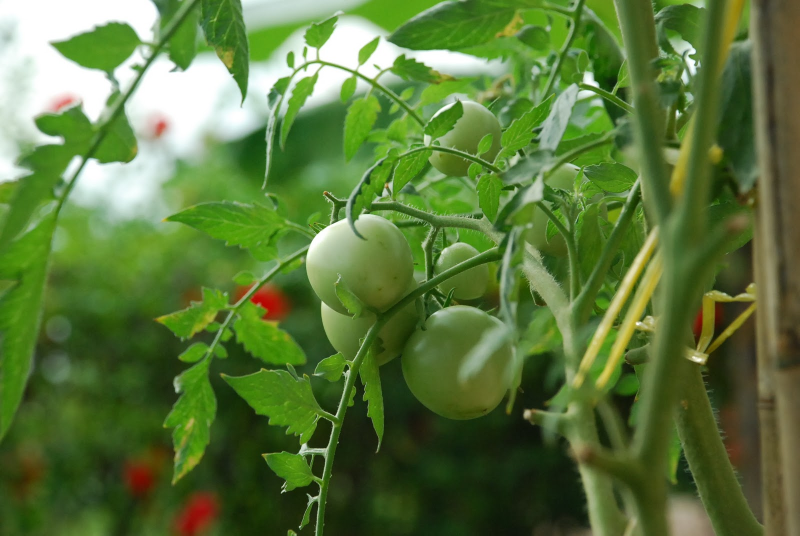
#> input picture uploads/scan_0ed98410de324746bbb4abff3449f65d.jpg, 1600 x 1071 px (shown at 1/2 size)
$ python -i preprocessor.py   (imports and definitions only)
#> lines starting #> are read from the running program, lines starting #| are printed output that depends on the picture; after the words box and inside, x2 and y2 are one past the last pixel; in counts of white or black regions, pixels touching at a corner belong together
from pathlib import Path

import cv2
import numpy as np

DEFAULT_INPUT_SIZE = (128, 128)
MIN_FOLIAGE_RATIO = 0.25
MIN_LARGEST_COMPONENT_RATIO = 0.25
MAX_COMPONENT_COMPLEXITY = 9.0
MIN_EDGE_RATIO = 0.015


def _empty_metrics() -> dict[str, float]:
    return {
        "foliage_ratio": 0.0,
        "largest_component_ratio": 0.0,
        "component_complexity": 0.0,
        "edge_ratio": 0.0,
    }


def validate_tomato_leaf_image(
    image_path: str | Path,
    min_foliage_ratio: float = MIN_FOLIAGE_RATIO,
    min_largest_component_ratio: float = MIN_LARGEST_COMPONENT_RATIO,
    max_component_complexity: float = MAX_COMPONENT_COMPLEXITY,
    min_edge_ratio: float = MIN_EDGE_RATIO,
) -> tuple[bool, dict[str, float]]:
#> called with min_foliage_ratio = 0.25, min_largest_component_ratio = 0.25, max_component_complexity = 9, min_edge_ratio = 0.015
    path = Path(image_path)
    if not path.exists():
        return False, _empty_metrics()

    bgr_image = cv2.imread(str(path))
#> bgr_image is the input picture: shape (1071, 1600, 3); mean B, G, R 59.4, 118.5, 90.7
    if bgr_image is None:
        return False, _empty_metrics()

    hsv_image = cv2.cvtColor(bgr_image, cv2.COLOR_BGR2HSV)
#> hsv_image: shape (1071, 1600, 3); mean H, S, V 44.3, 148.3, 119.8
    hue, saturation, value = cv2.split(hsv_image)
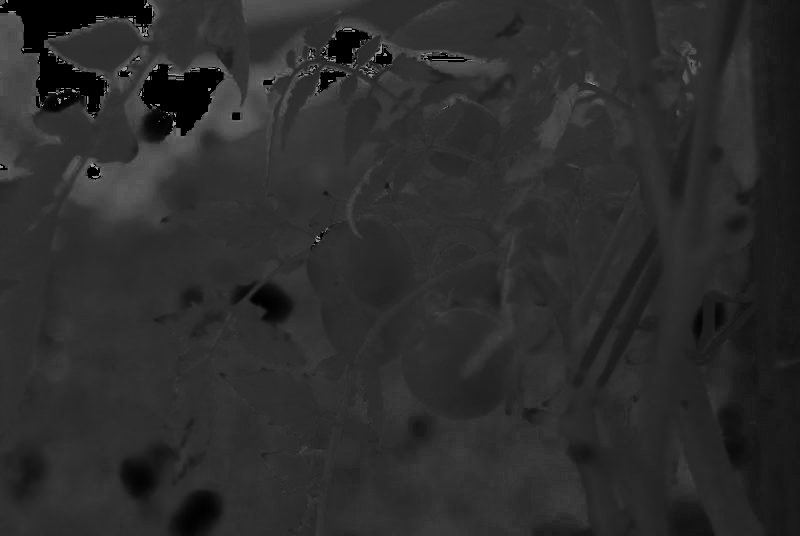
#> hue: shape (1071, 1600) (shown at 1/2 size); min 0, max 179, mean 44.3
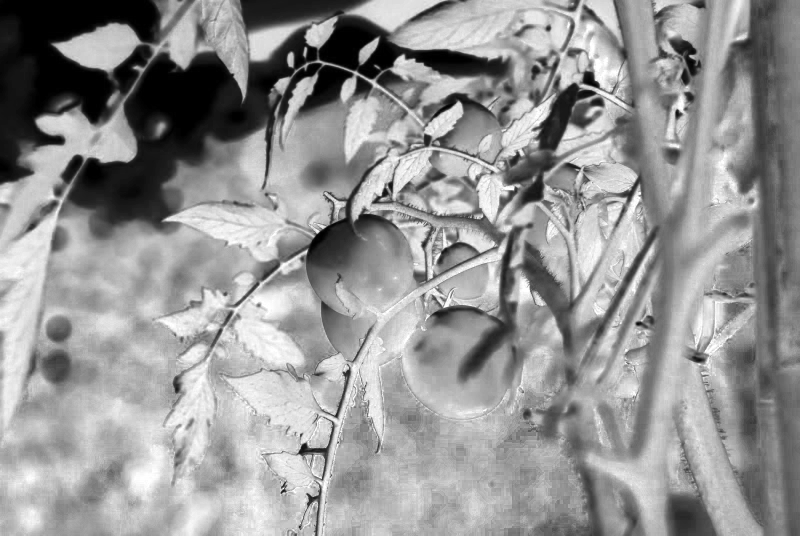
#> saturation: shape (1071, 1600) (shown at 1/2 size); min 0, max 255, mean 148.3

    green_mask = (hue >= 25) & (hue <= 95) & (saturation >= 35) & (value >= 30)
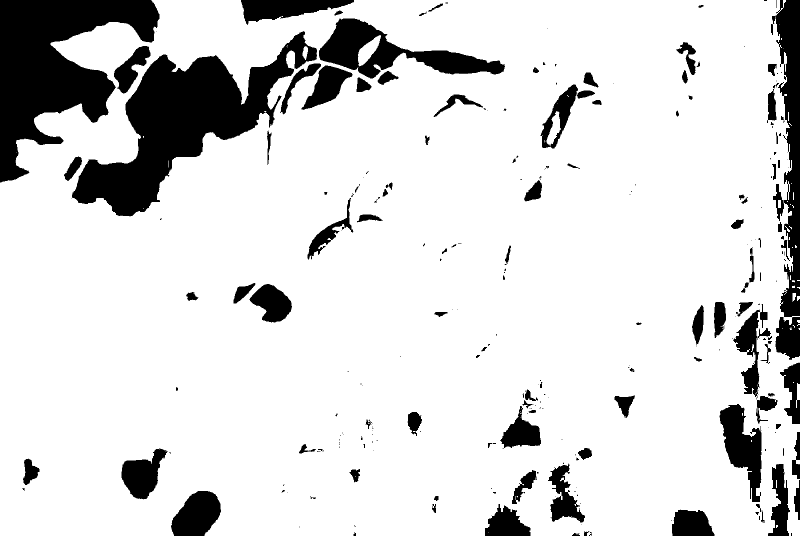
#> green_mask: shape (1071, 1600) bool (shown at 1/2 size); 85.3% white; 280 black regions (155 under 20 px), largest, box (x1, y1, x2, y2) and area: (144, 62, 634, 433) 61725, (0, 0, 319, 365) 56218, (1544, 0, 1600, 634) 18374
    yellow_brown_mask = (hue >= 8) & (hue <= 35) & (saturation >= 40) & (value >= 20)
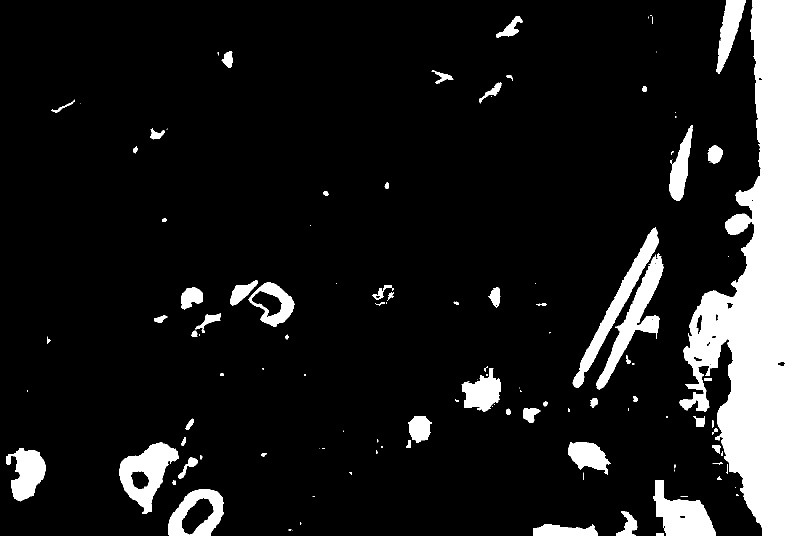
#> yellow_brown_mask: shape (1071, 1600) bool (shown at 1/2 size); 12.4% white; 127 white regions (56 under 20 px), largest, box (x1, y1, x2, y2) and area: (1359, 0, 1600, 1071) 135245, (1193, 506, 1327, 779) 8429, (238, 884, 358, 1028) 7966
    foliage_mask = green_mask | yellow_brown_mask
#> foliage_mask: shape (1071, 1600) bool; 89.3% white; 181 black regions (109 under 20 px), largest, box (x1, y1, x2, y2) and area: (144, 62, 634, 433) 61388, (0, 0, 319, 365) 56040, (638, 37, 1010, 157) 16704
    foliage_ratio = float(np.mean(foliage_mask))
#> foliage_ratio = 0.893

    mask_uint8 = foliage_mask.astype(np.uint8) * 255
    label_count, labels, stats, _ = cv2.connectedComponentsWithStats(mask_uint8, 8)
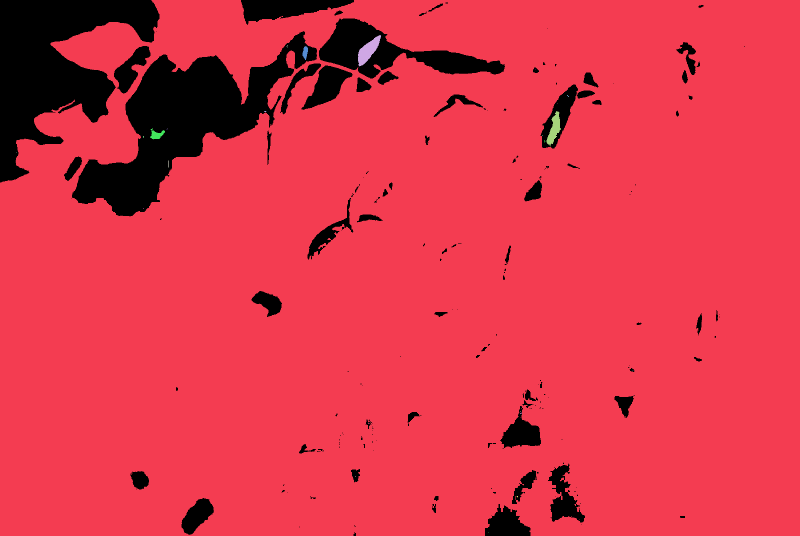
#> labels: shape (1071, 1600) int32 (shown at 1/2 size); 29 distinct labels, from 0 to 28; one colour per label, 0 black
#> label_count = 29; stats = 29 rows, first 6: [0, 0, 1490, 1071, 184072], [0, 0, 1600, 1071, 1526627], [716, 70, 46, 63, 1322], [574, 90, 1, 2, 2], [572, 92, 1, 1, 1], [574, 93, 1, 2, 2]
    total_pixels = float(hue.size) if hue.size else 1.0
#> total_pixels = 1713600

    if label_count > 1:
        largest_area = int(np.max(stats[1:, cv2.CC_STAT_AREA]))
#> largest_area = 1526627
        largest_component_ratio = float(largest_area / total_pixels)
#> largest_component_ratio = 0.891
    else:
        largest_area = 0
        largest_component_ratio = 0.0

    component_complexity = 999.0
    if label_count > 1 and largest_area > 0:
        largest_component_index = 1 + int(np.argmax(stats[1:, cv2.CC_STAT_AREA]))
#> largest_component_index = 1
        largest_component_mask = (labels == largest_component_index).astype(
            np.uint8
        ) * 255
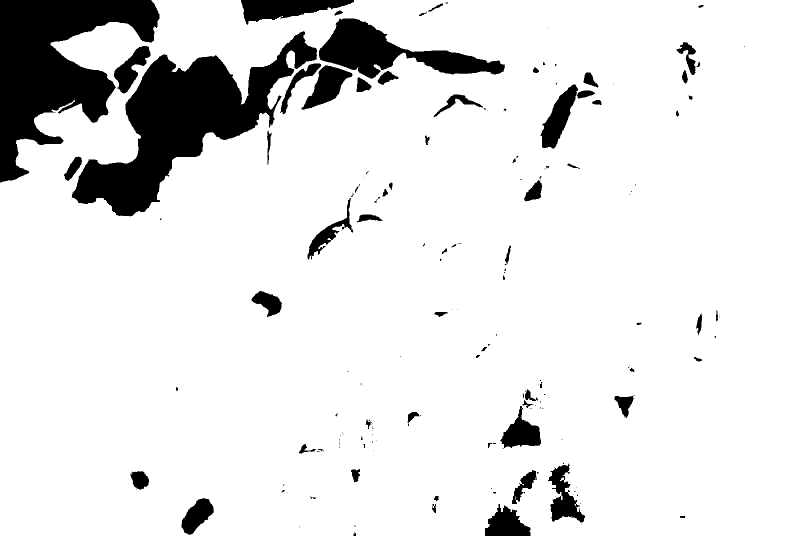
#> largest_component_mask: shape (1071, 1600) (shown at 1/2 size); 89.1% white; 181 black regions (109 under 20 px)
        contours, _ = cv2.findContours(
            largest_component_mask,
            cv2.RETR_EXTERNAL,
            cv2.CHAIN_APPROX_SIMPLE,
        )
#> contours = 1 contour; box (x1, y1, x2, y2) and area: (0, 0, 1600, 1071) 1644726
        if contours:
            perimeter = cv2.arcLength(contours[0], True)
#> perimeter = 6223.4
            area = cv2.contourArea(contours[0]) + 1e-6
#> area = 1644726
            component_complexity = float((perimeter * perimeter) / (4 * np.pi * area))
#> component_complexity = 1.87

    grayscale = cv2.cvtColor(bgr_image, cv2.COLOR_BGR2GRAY)
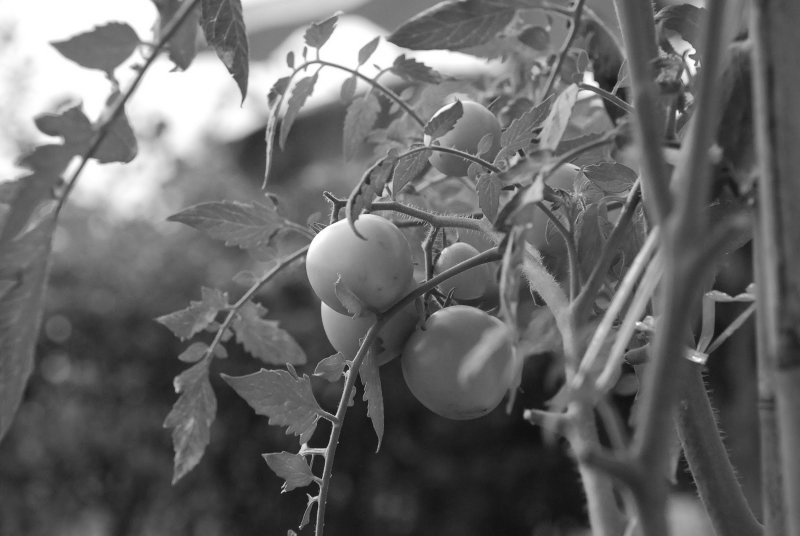
#> grayscale: shape (1071, 1600) (shown at 1/2 size); min 11, max 255, mean 103.4
    edge_ratio = float(np.mean(cv2.Canny(grayscale, 80, 160) > 0))
#> edge_ratio = 0.0258

    is_valid = (
        foliage_ratio >= min_foliage_ratio
        and largest_component_ratio >= min_largest_component_ratio
        and component_complexity <= max_component_complexity
        and edge_ratio >= min_edge_ratio
    )
#> is_valid = True

    metrics = {
        "foliage_ratio": foliage_ratio,
        "largest_component_ratio": largest_component_ratio,
        "component_complexity": component_complexity,
        "edge_ratio": edge_ratio,
    }
#> metrics = {'foliage_ratio': 0.893, 'largest_component_ratio': 0.891, 'component_complexity': 1.87, 'edge_ratio': 0.0258}
    return is_valid, metrics


def preprocess(
    image_path: str | Path,
    target_size: tuple[int, int] | None = None,
) -> np.ndarray:
    size = target_size or DEFAULT_INPUT_SIZE
    path = Path(image_path)
    if not path.exists():
        raise FileNotFoundError(f"Image not found: {image_path}")

    bgr_image = cv2.imread(str(path))
    if bgr_image is None:
        raise ValueError(f"Could not read image: {image_path}")

    rgb_image = cv2.cvtColor(bgr_image, cv2.COLOR_BGR2RGB)
    resized_image = cv2.resize(rgb_image, size)
    normalized_image = resized_image.astype(np.float32) / 255.0
    return np.expand_dims(normalized_image, axis=0)

>>> result = validate_tomato_leaf_image('../uploads/scan_0ed98410de324746bbb4abff3449f65d.jpg')

$ run again, on uploads/scan_4b61d0304b494198886d70cb328afdfb.jpg
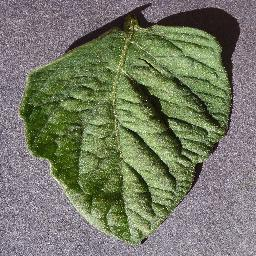
#> input picture uploads/scan_4b61d0304b494198886d70cb328afdfb.jpg, 256 x 256 px
#> in validate_tomato_leaf_image, bgr_image is the input picture: shape (256, 256, 3); mean B, G, R 101.8, 121.5, 117.4
#> hsv_image: shape (256, 256, 3); mean H, S, V 89, 73, 127
#> green_mask: shape (256, 256) bool; 49.2% white; 8 white regions (7 under 20 px), largest, box (x1, y1, x2, y2) and area: (19, 17, 232, 246) 32202
#> yellow_brown_mask: shape (256, 256) bool; 3.8% white; 70 white regions (57 under 20 px), largest, box (x1, y1, x2, y2) and area: (51, 12, 233, 137) 1439, (128, 77, 171, 136) 409, (185, 160, 204, 196) 128
#> foliage_mask: shape (256, 256) bool; 50.6% white; 183 black regions (178 under 20 px), largest, box (x1, y1, x2, y2) and area: (0, 0, 256, 256) 31932, (159, 111, 169, 126) 41, (151, 96, 160, 107) 37, (198, 97, 207, 108) 24, (139, 84, 148, 94) 22
#> foliage_ratio = 0.506
#> in validate_tomato_leaf_image, `label_count, labels, stats, _ = cv2.connectedComponentsWithStats(mask_..`:
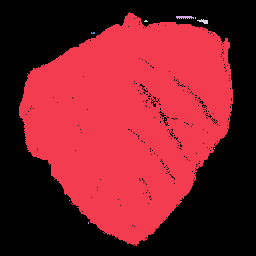
#> labels: shape (256, 256) int32; 11 distinct labels, from 0 to 10; one colour per label, 0 black
#> label_count = 11; stats = [[0, 0, 256, 256, 32391], [19, 12, 214, 234, 33051], [176, 16, 18, 3, 43], [195, 17, 1, 2, 2], [197, 19, 11, 5, 31], [144, 20, 4, 2, 6], [91, 32, 4, 2, 7], [165, 119, 1, 1, 1], [214, 148, 1, 1, 1], [69, 200, 1, 1, 1], [88, 222, 1, 2, 2]]
#> largest_area = 33051
#> largest_component_ratio = 0.504
#> largest_component_index = 1
#> in validate_tomato_leaf_image, `largest_component_mask = (labels == largest_component_index).astype( n..`:
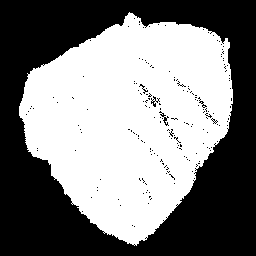
#> largest_component_mask: shape (256, 256); 50.4% white; 183 black regions (178 under 20 px)
#> contours = 1 contour; box (x1, y1, x2, y2) and area: (19, 12, 233, 246) 33178
#> perimeter = 834.7
#> area = 33178
#> component_complexity = 1.67
#> edge_ratio = 0.349
#> is_valid = True
#> metrics = {'foliage_ratio': 0.506, 'largest_component_ratio': 0.504, 'component_complexity': 1.67, 'edge_ratio': 0.349}
